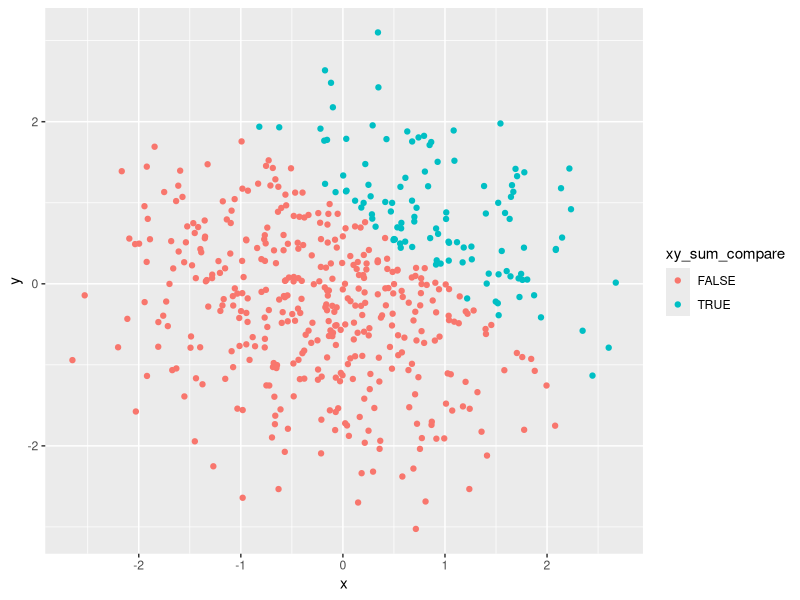
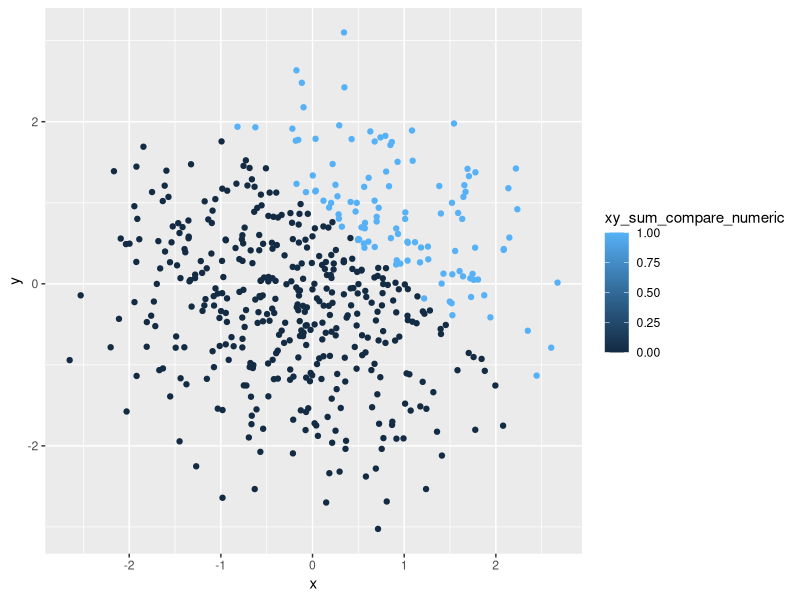
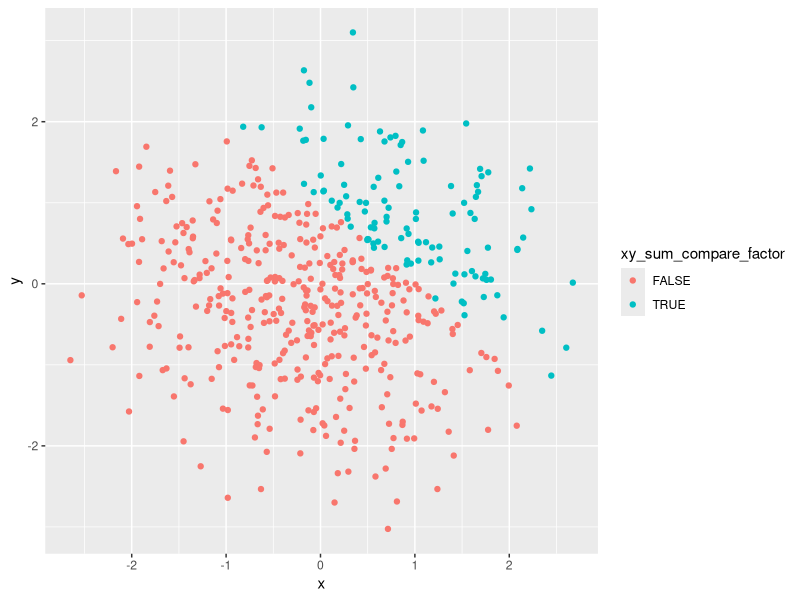
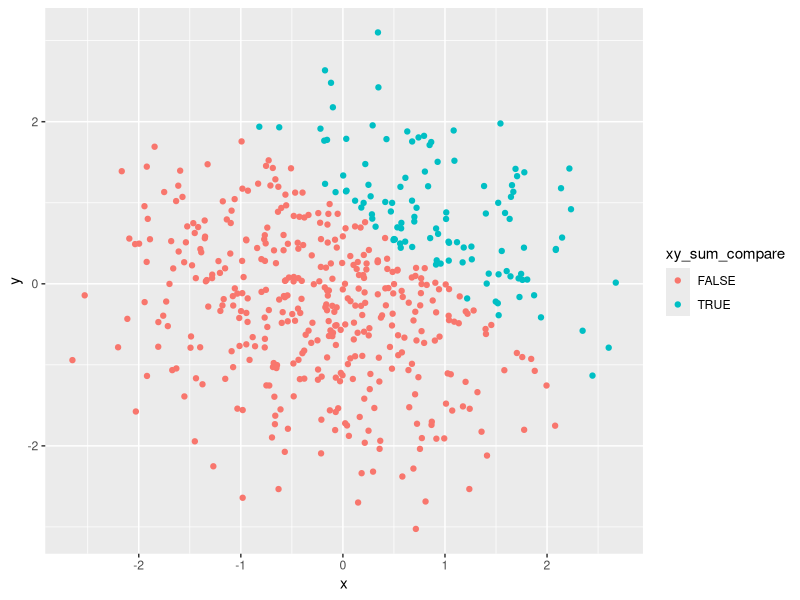

These charts were generated, in order, by the following R code:
## ---- chunk 1
library(tidyverse)

# data frame for problem 1
p1_df = tibble(                  
  norm_samp = rnorm(8),
  norm_samp_pos = norm_samp > 0,
  character_vector = LETTERS[1:8],
  factor_level = gl(3, 3, length = 8, labels = c("X", "Y", "Z"))
)
## ---- chunk 2
mean(pull(p1_df, norm_samp))
mean(pull(p1_df, norm_samp_pos))
mean(pull(p1_df, character_vector))
mean(pull(p1_df, factor_level))
## ---- chunk 3
# Convert the logical vector to numeric, and multiply the random sample by the result:

as.numeric(pull(p1_df, norm_samp_pos)) * pull(p1_df, norm_samp)

# Convert the logical vector to a factor, and multiply the random sample by the result:

factor(pull(p1_df, norm_samp_pos)) * pull(p1_df, norm_samp)

# Convert the logical vector to a factor and then convert the result to numeric, and 
# multiply the random sample by the result:

factor_samp_pos = factor(pull(p1_df, norm_samp_pos))
as.numeric(factor_samp_pos) * pull(p1_df, norm_samp)
## ---- chunk 4
# data frame for problem 2
p2_df = tibble(                  
  x = rnorm(500),
  y = rnorm(500),
  xy_sum_compare = x + y > 1,
  xy_sum_compare_numeric = as.numeric(xy_sum_compare),
  xy_sum_compare_factor = factor(xy_sum_compare)
)
## ---- chunk 5
plot_1 = ggplot(p2_df, aes(x = x, y = y, color = xy_sum_compare)) + geom_point()

plot_2 = ggplot(p2_df, aes(x = x, y = y, color = xy_sum_compare_numeric)) + geom_point()

plot_3 = ggplot(p2_df, aes(x = x, y = y, color = xy_sum_compare_factor)) + geom_point()
## ---- chunk 6
plot_1
plot_2
plot_3
## ---- chunk 7
ggsave('./hw1_scatterplot.png', plot = plot_1)
